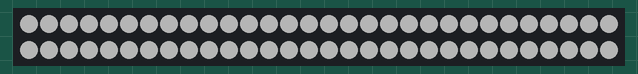
Bench run of a sketch on a simulated Arduino Uno, built with avr-gcc and run on an emulated ATmega328P. Shown: 60 RGB LEDs in strip order, left to right, continuing on the next row. Dim RGB values are drawn brighter than linear.

Above: at 12.74 s.
At 14.31 s:
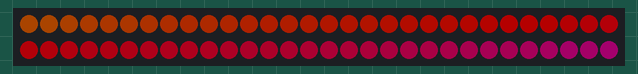
At 15.85 s:
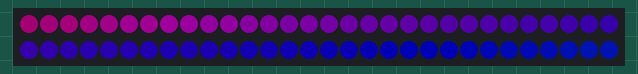
At 17.39 s:
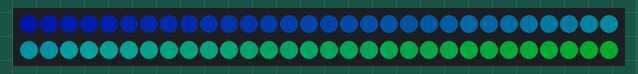
At 19.24 s:
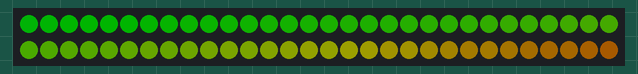
At 39.57 s:
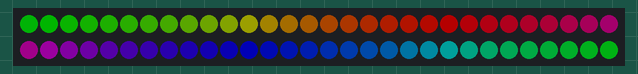

The sketch:

NeopixcelColor.ino
```cpp
#include <Adafruit_NeoPixel.h>
#define MAX_VAL 64  // 0 to 255 for brightness
#define DELAY_TIME 50
#define DELAY_TIME2 20

// Parameter 1 = number of pixels in strip
// Parameter 2 = pin number (most are valid)
// Parameter 3 = pixel type flags, add together as needed:
//   NEO_RGB     Pixels are wired for RGB bitstream
//   NEO_GRB     Pixels are wired for GRB bitstream
//   NEO_KHZ400  400 KHz bitstream (e.g. FLORA pixels)
//   NEO_KHZ800  800 KHz bitstream (e.g. High Density LED strip)
Adafruit_NeoPixel strip = Adafruit_NeoPixel(60, 6, NEO_GRB + NEO_KHZ800);

void setup() {
  strip.begin();
  strip.show(); // Initialize all pixels to 'off'
}

void loop() {
  // Some example procedures showing how to display to the pixels:
//  colorWipe(strip.Color(0, 0, 0), DELAY_TIME); // Black
//  colorWipe(strip.Color(MAX_VAL, 0, 0), DELAY_TIME); // Red
//  colorWipe(strip.Color(0, MAX_VAL, 0), DELAY_TIME); // Green
//  colorWipe(strip.Color(MAX_VAL, MAX_VAL, 0), DELAY_TIME); // Yellow
  colorWipe(strip.Color(0, 0, MAX_VAL), DELAY_TIME); // Blue
  colorWipe(strip.Color(MAX_VAL, 0, MAX_VAL), DELAY_TIME); // Purple
  colorWipe(strip.Color(0, MAX_VAL, MAX_VAL), DELAY_TIME); // Cyan
  colorWipe(strip.Color(MAX_VAL, MAX_VAL, MAX_VAL), DELAY_TIME); // White
  rainbow(DELAY_TIME2);
  rainbowCycle(DELAY_TIME2);
}

// Fill the dots one after the other with a color
void colorWipe(uint32_t c, uint8_t wait) {
  for(uint16_t i=0; i<strip.numPixels(); i++) {
      strip.setPixelColor(i, c);
      strip.show();
      delay(wait);
  }
}

void rainbow(uint8_t wait) {
  uint16_t i, j;

  for(j=0; j<256; j++) {
    for(i=0; i<strip.numPixels(); i++) {
      strip.setPixelColor(i, Wheel((i+j) & 255));
    }
    strip.show();
    delay(wait);
  }
}

// Slightly different, this makes the rainbow equally distributed throughout
void rainbowCycle(uint8_t wait) {
  uint16_t i, j;

  for(j=0; j<256*5; j++) { // 5 cycles of all colors on wheel
    for(i=0; i< strip.numPixels(); i++) {
      strip.setPixelColor(i, Wheel(((i * 256 / strip.numPixels()) + j) & 255));
    }
    strip.show();
    delay(wait);
  }
}

// Input a value 0 to 255 to get a color value.
// The colours are a transition r - g - b - back to r.
uint32_t Wheel(byte WheelPos) {
  if(WheelPos < 85) {
   return strip.Color((WheelPos * 3)*MAX_VAL/255, (255 - WheelPos * 3)*MAX_VAL/255, 0);
  } else if(WheelPos < 170) {
   WheelPos -= 85;
   return strip.Color((255 - WheelPos * 3)*MAX_VAL/255, 0, (WheelPos * 3)*MAX_VAL/255);
  } else {
   WheelPos -= 170;
   return strip.Color(0, (WheelPos * 3)*MAX_VAL/255, (255 - WheelPos * 3)*MAX_VAL/255);
  }
}
```
